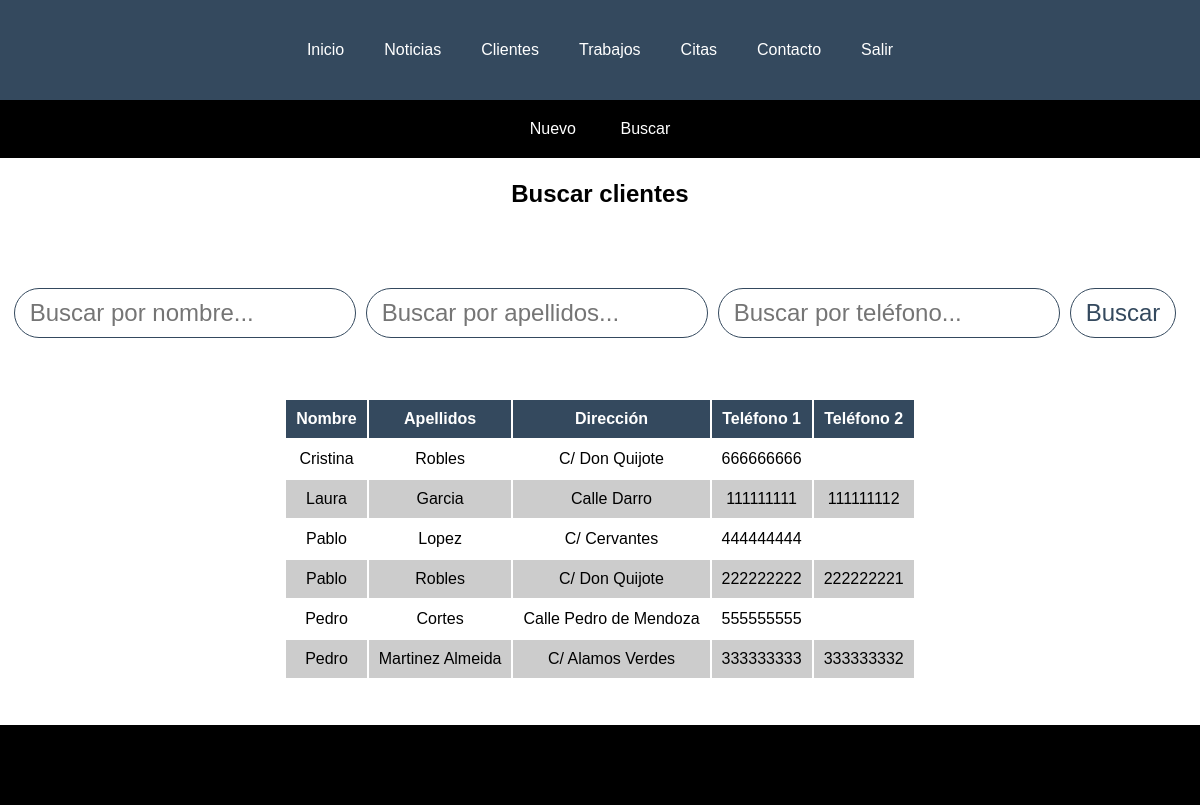
The app's page /php/clientesBuscar.php (signed in) with its own data.
### tables this page shows
CREATE TABLE `clientes` (
  `id` int(11) NOT NULL,
  `nombre` varchar(30) NOT NULL,
  `apellidos` varchar(40) NOT NULL,
  `direccion` varchar(50) NOT NULL,
  `telefono1` varchar(20) NOT NULL,
  `telefono2` varchar(20) DEFAULT NULL
);

### php/clientesBuscar.php (the view, shortened to what this page needs)
<!DOCTYPE html>
<html lang="es">
<head>
  <link rel="stylesheet" href="../css/style.css">
</head>
<body>
  <div id="submenuClientes">
    <ul>
      <li><a href="./clientesNuevo.php">Nuevo</a></li>
      <li><a href="./clientesBuscar.php">Buscar</a></li>
    </ul>
  </div>
  <?php
    include "./funciones.php";
    $conexion = conecta_bd();
    echo "<section id='buscarClientes'>";
      echo "<h1>Buscar clientes</h1>";
      echo "<form action='./clientesBuscar.php' method='POST'>";
        echo "<input class='buscador' type='text' name='nombre' placeholder='Buscar por nombre...'>";
        echo "<input class='buscador' type='text' name='apellidos' placeholder='Buscar por apellidos...'>";
        echo "<input class='buscador' type='text' name='telefono' placeholder='Buscar por teléfono...'>";
        echo "<input class='buscador' type='submit' name='buscar' value='Buscar'>";
      echo "</form>";
      echo "<div id='contenedorBuscarClientes'>";
    if(isset($_POST["buscar"])){
      $nombre = $_POST["nombre"];
      $apellidos = $_POST["apellidos"];
      $telefono = $_POST["telefono"];
      $consulta = "select * from clientes WHERE nombre LIKE '%$nombre%'
                    AND (apellidos like '%$apellidos%' AND (telefono1 like '%$telefono%' OR telefono2 like '%$telefono%' ))
                    order by nombre, apellidos";
      $resultado = mysqli_query($conexion, $consulta);
      $numeroFilas = mysqli_num_rows($resultado);
      echo "<table>";
      echo "<thead><th>Nombre</th><th>Apellidos</th><th>Dirección</th><th>Teléfono 1</th><th>Teléfono 2</th></thead>";
      echo "<tbody>";
      if($numeroFilas > 0){
        for ($i=0; $i < $numeroFilas; $i++) {
          $fila = mysqli_fetch_array($resultado, MYSQLI_ASSOC);
          echo "<tr>";
            echo "<td>$fila[nombre]</td>";
            echo "<td>$fila[apellidos]</td>";
            echo "<td>$fila[direccion]</td>";
            echo "<td>$fila[telefono1]</td>";
            echo "<td>$fila[telefono2]</td>";
          echo "</tr>";
        }
        echo "</tbody>";
        echo "</table>";
      }else{
          echo "No hay resultados de clientes para la búsqueda";
      }
      echo "</div>";
      echo "</section>";
    }else{
      $conexion = conecta_bd();
      $consulta = "select * from clientes order by nombre, apellidos";
      $resultado = mysqli_query($conexion, $consulta);
      $numeroFilas = mysqli_num_rows($resultado);
      echo "<table>";
      echo "<thead><th>Nombre</th><th>Apellidos</th><th>Dirección</th><th>Teléfono 1</th><th>Teléfono 2</th></thead>";
      echo "<tbody>";
      for ($i=0; $i < $numeroFilas; $i++) {
        $fila = mysqli_fetch_array($resultado, MYSQLI_ASSOC);
        echo "<tr>";
          echo "<td>$fila[nombre]</td>";
          echo "<td>$fila[apellidos]</td>";
          echo "<td>$fila[direccion]</td>";
          echo "<td>$fila[telefono1]</td>";
          echo "<td>$fila[telefono2]</td>";
        echo "</tr>";
      }
      echo "</tbody>";
      echo "</table>";
      echo "</div>";
      echo "</section>";
    }
   ?>
</body>
</html>

### css/style.css (style rules this page uses)
* { text-decoration: none; list-style: none; margin: 0; padding: 0; box-sizing: border-box; font-family: sans-serif; }
html { position: relative; min-height: 100%; }
body { margin: 0 0 65px; }
table thead th { color: white; background: #34495e; padding: 10px; height: 20px; }
table td { padding: 10px; }
table tr { height: 20px; }
table tr:nth-child(even) { background: #ccc; }
section#todasNoticias, section#todosClientes, section#trabajos, section#nuevaNoticia, section#borrarNoticias, section#buscarNoticias, section#buscarTrabajos, section#nuevoTrabajo, section#borrarTrabajos, section#nuevoCliente, section#buscarClientes { width: 100%; min-height: 90vh; display: flex; justify-content: center; align-items: center; text-align: center; flex-direction: column; }
h1 { text-align: center; margin-top: 15%; }
form { text-align: center; }
div#submenuNoticias, div#submenuClientes, div#submenuTrabajos { top: 0; display:flex; justify-content: center; align-items: center; position: fixed; width: 100%; background: black; }
div#submenuNoticias ul, div#submenuClientes ul, div#submenuTrabajos ul { margin-top: 100px; padding: 20px; }
div#submenuNoticias ul li, div#submenuClientes ul li, div#submenuTrabajos ul li { display: inline-block; }
div#submenuNoticias ul li a, div#submenuClientes ul li a, div#submenuTrabajos ul li a { color: white; margin: 0 20px; text-decoration: none; }
div#contenedorTodasNoticias, div#contenedorTodosClientes, div#contenedorTrabajos, div#contenedorNuevaNoticia, div#contenedorBorrarNoticias, div#contenedorBuscarNoticias, div#contenedorBuscarTrabajos, div#contenedorNuevoTrabajo, div#contenedorBorrarTrabajos, div#contenedorNuevoCliente, div#contenedorBuscarClientes { width: 100%; display: flex; justify-content: space-around; flex-wrap: wrap; align-items: center; text-align: center; margin: 5% 0; }
section#todasNoticias input, section#buscarNoticias input, section#buscarTrabajos input, section#buscarClientes input { background-color: transparent; color: #34495e; border: 1px solid #34495e; padding: 10px 15px; border-radius: 50px; outline: none; }
section#buscarNoticias input.buscador, section#buscarTrabajos input.buscador, section#buscarClientes input.buscador { margin-top: 80px; font-size: 1.5rem; }
section#buscarNoticias input, section#buscarTrabajos input, section#buscarClientes input { margin-top: 5%; margin-right: 10px; }

### records on screen
clientes: nombre "Cristina", apellidos "Robles", direccion "C/ Don Quijote", telefono1 "666666666"
clientes: nombre "Laura", apellidos "Garcia", direccion "Calle Darro", telefono1 "111111111", telefono2 "111111112"
clientes: nombre "Pablo", apellidos "Lopez", direccion "C/ Cervantes", telefono1 "444444444"
clientes: nombre "Pablo", apellidos "Robles", direccion "C/ Don Quijote", telefono1 "222222222", telefono2 "222222221"
clientes: nombre "Pedro", apellidos "Cortes", direccion "Calle Pedro de Mendoza", telefono1 "555555555"
clientes: nombre "Pedro", apellidos "Martinez Almeida", direccion "C/ Alamos Verdes", telefono1 "333333333", telefono2 "333333332"
